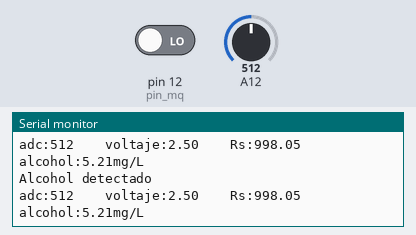
Recording of a sketch running on a simulated Arduino Mega 2560, built with avr-gcc and run on an emulated ATmega2560. On the bench: the last lines printed to the serial monitor. The test bench sets the inputs (shaded band); at power-on: A12 = 512, pin 12 (pin_mq) LOW.

Above: at 1.3 s.
1.4 s: A12 set to 0
At 1.86 s:
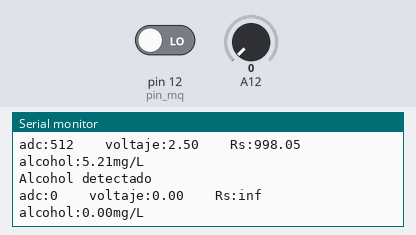
3.5 s: pin 12 (pin_mq) driven HIGH
5.5 s: A12 set to 1023
At 5.96 s:
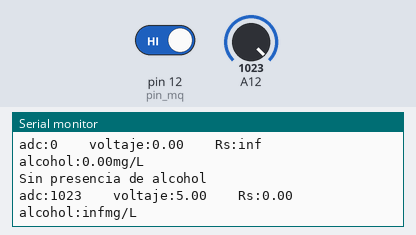

Measured:
- after the input at 1.4 s, the serial monitor: prints a new line after 0.16 s (image 1)
- after the input at 5.5 s, the serial monitor: prints a new line after 0.16 s (image 2)

The sketch:

mq-3_alcohol.ino
```cpp
/*
PARTIENDO DE  http://www.naylampmechatronics.com/blog/42_Tutorial-sensores-de-gas-MQ2-MQ3-MQ7-y-MQ13.html
*/

int pin_mq = 12;

void setup() {
  Serial.begin(9600);
  pinMode(pin_mq, INPUT);
}

void loop() {

  // Valores Analógicos
  int adc_MQ = analogRead(A12); //Lemos la salida analógica  del MQ
  float voltaje = adc_MQ * (5.0 / 1023.0); //Convertimos la lectura en un valor de voltaje
  float Rs=1000*((5-voltaje)/voltaje);  //Calculamos Rs con un RL de 1k
  double alcohol=0.4091*pow(Rs/5463, -1.497); // calculamos la concentración  de alcohol con la ecuación obtenida.

  // Interruptor
  boolean mq_estado = digitalRead(pin_mq);//Leemos el sensor
  if(mq_estado) //si la salida del sensor es 1
  {
    Serial.println("Sin presencia de alcohol");
  }
  else //si la salida del sensor es 0
  {
    Serial.println("Alcohol detectado");
  }


  //-------Enviamos los valores por el puerto serial------------
  Serial.print("adc:");
  Serial.print(adc_MQ);
  Serial.print("    voltaje:");
  Serial.print(voltaje);
  Serial.print("    Rs:");
  Serial.print(Rs);
  Serial.print("    alcohol:");
  Serial.print(alcohol);
  Serial.println("mg/L");
  delay(500);
}
```
